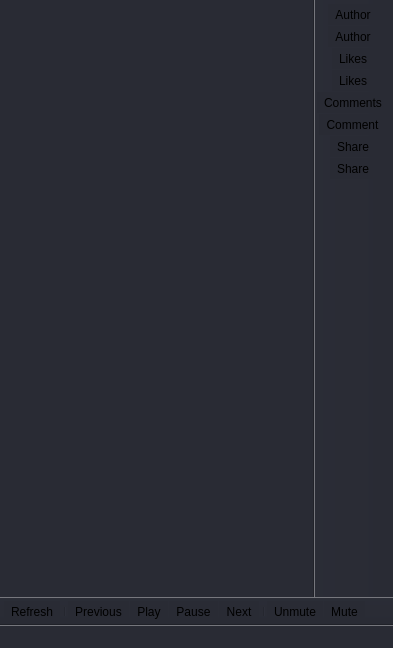
<?xml version="1.0" encoding="UTF-8"?>
<ui version="4.0">
 <class>MainWindow</class>
 <widget class="QMainWindow" name="MainWindow">
  <property name="geometry">
   <rect>
    <x>0</x>
    <y>0</y>
    <width>393</width>
    <height>648</height>
   </rect>
  </property>
  <property name="windowTitle">
   <string>MainWindow</string>
  </property>
  <widget class="QWidget" name="centralWidget">
   <property name="styleSheet">
    <string notr="true">background: #292b34</string>
   </property>
  </widget>
  <widget class="QStatusBar" name="statusBar">
   <property name="styleSheet">
    <string notr="true">background:#292b34</string>
   </property>
  </widget>
  <widget class="QToolBar" name="mainToolBar">
   <property name="styleSheet">
    <string notr="true">background:#292b34</string>
   </property>
   <property name="movable">
    <bool>false</bool>
   </property>
   <attribute name="toolBarArea">
    <enum>BottomToolBarArea</enum>
   </attribute>
   <attribute name="toolBarBreak">
    <bool>false</bool>
   </attribute>
   <addaction name="actionRefresh"/>
   <addaction name="separator"/>
   <addaction name="actionPrevious"/>
   <addaction name="actionPlay"/>
   <addaction name="actionPause"/>
   <addaction name="actionNext"/>
   <addaction name="separator"/>
   <addaction name="actionUnmute"/>
   <addaction name="actionMute"/>
  </widget>
  <widget class="QToolBar" name="toolBar">
   <property name="windowTitle">
    <string>toolBar</string>
   </property>
   <property name="layoutDirection">
    <enum>Qt::LeftToRight</enum>
   </property>
   <property name="autoFillBackground">
    <bool>false</bool>
   </property>
   <property name="styleSheet">
    <string notr="true">background: #292b34</string>
   </property>
   <property name="movable">
    <bool>false</bool>
   </property>
   <property name="orientation">
    <enum>Qt::Vertical</enum>
   </property>
   <property name="floatable">
    <bool>true</bool>
   </property>
   <attribute name="toolBarArea">
    <enum>RightToolBarArea</enum>
   </attribute>
   <attribute name="toolBarBreak">
    <bool>false</bool>
   </attribute>
   <addaction name="actionAuthor"/>
   <addaction name="actionAuthorName"/>
   <addaction name="actionLikes"/>
   <addaction name="actionLikes_2"/>
   <addaction name="actionComments"/>
   <addaction name="actionComments_2"/>
   <addaction name="actionShare"/>
   <addaction name="actionShare_2"/>
  </widget>
  <action name="actionRefresh">
   <property name="icon">
    <iconset resource="resources.qrc">
     <normaloff>:/images/icons/refresh.png</normaloff>:/images/icons/refresh.png</iconset>
   </property>
   <property name="text">
    <string>Refresh</string>
   </property>
   <property name="shortcut">
    <string>Ctrl+R</string>
   </property>
  </action>
  <action name="actionPlay">
   <property name="icon">
    <iconset resource="resources.qrc">
     <normaloff>:/images/icons/play.png</normaloff>:/images/icons/play.png</iconset>
   </property>
   <property name="text">
    <string>Play</string>
   </property>
   <property name="shortcut">
    <string>Space</string>
   </property>
  </action>
  <action name="actionPause">
   <property name="icon">
    <iconset resource="resources.qrc">
     <normaloff>:/images/icons/pause.png</normaloff>:/images/icons/pause.png</iconset>
   </property>
   <property name="text">
    <string>Pause</string>
   </property>
   <property name="shortcut">
    <string>Space</string>
   </property>
  </action>
  <action name="actionNext">
   <property name="icon">
    <iconset resource="resources.qrc">
     <normaloff>:/images/icons/next.png</normaloff>:/images/icons/next.png</iconset>
   </property>
   <property name="text">
    <string>Next</string>
   </property>
   <property name="shortcut">
    <string>Up</string>
   </property>
  </action>
  <action name="actionPrevious">
   <property name="icon">
    <iconset resource="resources.qrc">
     <normaloff>:/images/icons/previous.png</normaloff>:/images/icons/previous.png</iconset>
   </property>
   <property name="text">
    <string>Previous</string>
   </property>
   <property name="shortcut">
    <string>Down</string>
   </property>
  </action>
  <action name="actionLikes">
   <property name="icon">
    <iconset resource="resources.qrc">
     <normaloff>:/images/icons/like.svg</normaloff>:/images/icons/like.svg</iconset>
   </property>
   <property name="text">
    <string>Likes</string>
   </property>
  </action>
  <action name="actionComments">
   <property name="icon">
    <iconset resource="resources.qrc">
     <normaloff>:/images/icons/comment.svg</normaloff>:/images/icons/comment.svg</iconset>
   </property>
   <property name="text">
    <string>Comments</string>
   </property>
  </action>
  <action name="actionShare">
   <property name="icon">
    <iconset resource="resources.qrc">
     <normaloff>:/images/icons/share.svg</normaloff>:/images/icons/share.svg</iconset>
   </property>
   <property name="text">
    <string>Share</string>
   </property>
  </action>
  <action name="actionLikes_2">
   <property name="text">
    <string>Likes</string>
   </property>
  </action>
  <action name="actionComments_2">
   <property name="text">
    <string>Comment</string>
   </property>
  </action>
  <action name="actionShare_2">
   <property name="checkable">
    <bool>false</bool>
   </property>
   <property name="enabled">
    <bool>true</bool>
   </property>
   <property name="text">
    <string>Share</string>
   </property>
   <property name="visible">
    <bool>true</bool>
   </property>
   <property name="iconVisibleInMenu">
    <bool>true</bool>
   </property>
   <property name="shortcutVisibleInContextMenu">
    <bool>true</bool>
   </property>
  </action>
  <action name="actionAuthor">
   <property name="icon">
    <iconset resource="resources.qrc">
     <normaloff>:/images/icons/author.png</normaloff>:/images/icons/author.png</iconset>
   </property>
   <property name="text">
    <string>Author</string>
   </property>
  </action>
  <action name="actionAuthorName">
   <property name="text">
    <string>Author</string>
   </property>
  </action>
  <action name="actionMute">
   <property name="icon">
    <iconset resource="resources.qrc">
     <normaloff>:/images/icons/mute.png</normaloff>:/images/icons/mute.png</iconset>
   </property>
   <property name="text">
    <string>Mute</string>
   </property>
   <property name="shortcut">
    <string>M</string>
   </property>
  </action>
  <action name="actionUnmute">
   <property name="icon">
    <iconset resource="resources.qrc">
     <normaloff>:/images/icons/unmute.png</normaloff>:/images/icons/unmute.png</iconset>
   </property>
   <property name="text">
    <string>Unmute</string>
   </property>
   <property name="shortcut">
    <string>M</string>
   </property>
  </action>
 </widget>
 <layoutdefault spacing="6" margin="11"/>
 <resources>
  <include location="resources.qrc"/>
 </resources>
 <connections/>
</ui>
